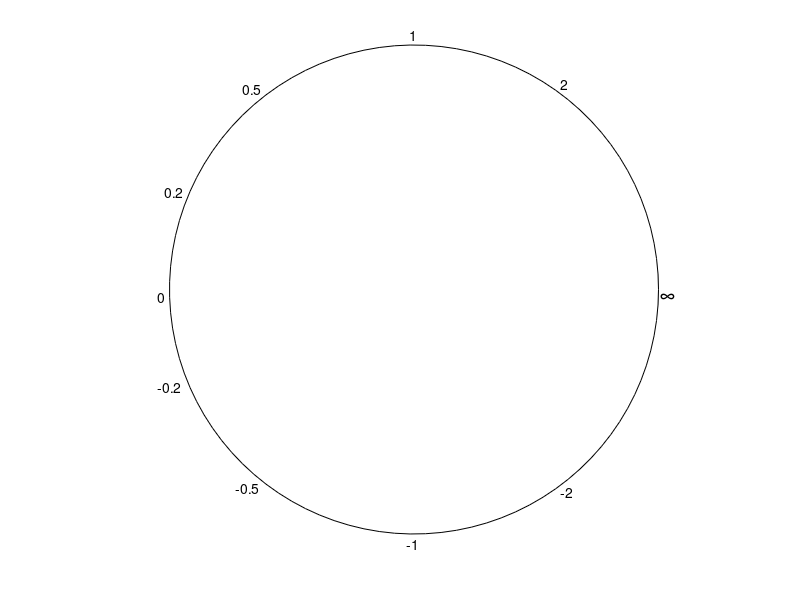

The MATLAB source for this figure:
% smithgrid: Plots the Smith Chart grid with seperate Tags.
%
% figH = smithgrid (CFh);
%   Plots a smith chart grid in the figure handle CFh, in the
%   *CurrentAxes*. The basics of the Smith Chart are Tagged `smith'. The
%   actual grid itself is tagged `smithgrid', to allow the grid to be
%   turned off separately from the whole chart.
%
% figH = smithgrid;
%   Creates a new figure, and just puts up a smith chart grid.
%
% Most often called without an output argument, but can return the figure
% handle (CFh).


function figH = smithgrid(CFh);
% -------------------------------------------------------------------------
% Creates a standard Smith Chart. 
% -------------------------------------------------------------------------

  if ((nargin < 1) || ~ishandle(CFh))
    CFh = figure;
  end;

  theta = linspace(0, 2*pi)';

  % : [0 0 0] for traditional plots, but ugly.
  lns = '-';
  col = [0.8 0.8 0.8];

  if strcmpi(graphics_toolkit, 'gnuplot')
    patch (cos(theta), sin(theta), 'w', 'Tag', 'smith');
  endif
  % Set up Constant Resistance Circles, Constant Reactance Circles,
  % Constant VSWR circles, and the real axis.
  ConstR([0.2 0.5 1 2 5]);
  ConstX([0.2 0.5 1 2],[1 2 5 5]);
  ConstVSWR([2]);
  % Consensus is that the real line is not optional :-)
  line ([-1 1], [0 0], 'LineStyle', lns, 'Color', col, 'Tag','smidfith');

  % Do a bit of fiddling to get the text scale positioned...
  text(-1.05, -0.03, '0',   'Tag', 'smithgrid');
  text(-0.71, -0.03, '0.2', 'Tag', 'smithgrid');
  text(-0.37, -0.03, '0.5', 'Tag', 'smithgrid');
  text( 0.01, -0.03, '1',   'Tag', 'smithgrid');
  text( 0.34, -0.03, '2',   'Tag', 'smithgrid');
  text( 0.68, -0.03, '5',   'Tag', 'smithgrid');
  handle = text(1.01, -0.03, '\infty', 'Tag', 'smithgrid');
  set (handle, 'Fontsize', 15);

  text(-1.02,  0.4,   '0.2', 'Tag', 'smithgrid');
  text(-1.05, -0.4,  '-0.2', 'Tag', 'smithgrid');
  text(-0.7,   0.82,  '0.5', 'Tag', 'smithgrid');
  text(-0.73, -0.81, '-0.5', 'Tag', 'smithgrid');
  text(-0.02,  1.04,  '1',   'Tag', 'smithgrid');
  text(-0.03, -1.04, '-1',   'Tag', 'smithgrid');
  text( 0.60,  0.84,  '2',   'Tag', 'smithgrid');
  text( 0.6,  -0.83, '-2',   'Tag', 'smithgrid');

  % Grey circles with full lines (as opposed to the black dotted lines)
  % overwrite the outer black circle of the patch. Simplest solution is to
  % draw the patch *last*. White fill does not obscure grid in Qt or fltk,
  % but does in gnuplot. Hence First in gnuplot.....
  if ~strcmpi(graphics_toolkit, 'gnuplot')
    patch (cos(theta), sin(theta), 'w', 'Tag', 'smith');
  endif

  % Special case for just a chart :-)
  if nargin < 1
    CAh = get (CFh, 'CurrentAxes');
    set (CAh, 'Visible', 'Off', ...
      'DataAspectRatio', [1 1 1]);
  end;

  if nargout > 0
    figH = CFh;
  end;
  
  function ConstR(r);
  % -------------------------------------------------------------------------
  % Nested for lns, col, theta access.
  % Plots a circle of Constant Resistance (r is normalized Ohms).
  % These are defined as having centres of (r/(1+r),0) and radii
  % of 1/(1+r). The order of the multiplications is necesary to
  % allow FULL VECTORIZATION!! ie ConstR([0 0.2 0.5 1 2 5])
  % -------------------------------------------------------------------------
    radius = 1./(1+r);
    x = cos(theta)*radius + ones(size(theta))*(r./(1+r));
    y = sin(theta)*radius;
    line (x,y, 'LineStyle', lns, 'Color', col, 'Tag', 'smithgrid');
  endfunction
  
  function ConstX(x,endR);
  % -------------------------------------------------------------------------
  % Nested for lns, col access.
  % Plots a (partial) circle of constant reactance (x is normalized Ohms)
  % the ``circle'' starts at 0 (on the unit circle) and ends at endR
  % resistance to stop clutter on the chart. Called as
  % ConstX([0.2 0.5 1 2], [1 2 5 5]);
  % -------------------------------------------------------------------------
    z = linspace(0, 1).' * endR + j * ones(100,1) * x;
    rho = (z-1)./(z+1);
    line (real(rho), imag(rho), 'LineStyle', lns, 'Color', col, ...
      'Tag', 'smithgrid');
    line (real(rho), -imag(rho), 'LineStyle', lns, 'Color', col, ...
      'Tag', 'smithgrid');
  endfunction
  
  
  function ConstVSWR(VSWR);
  % -------------------------------------------------------------------------
  % Nested for lns, col, theta access.
  % Simply plots a circle at the constant VSWR specified.
  % Can be called as ConstVSWR([1.5 2 2.5 3])
  % -------------------------------------------------------------------------
    mag = abs((1-VSWR)./(1+VSWR));
    line (cos(theta)*mag, sin(theta)*mag, 'LineStyle', lns, 'Color', col,...
      'Tag', 'smithgrid');
  endfunction

endfunction
